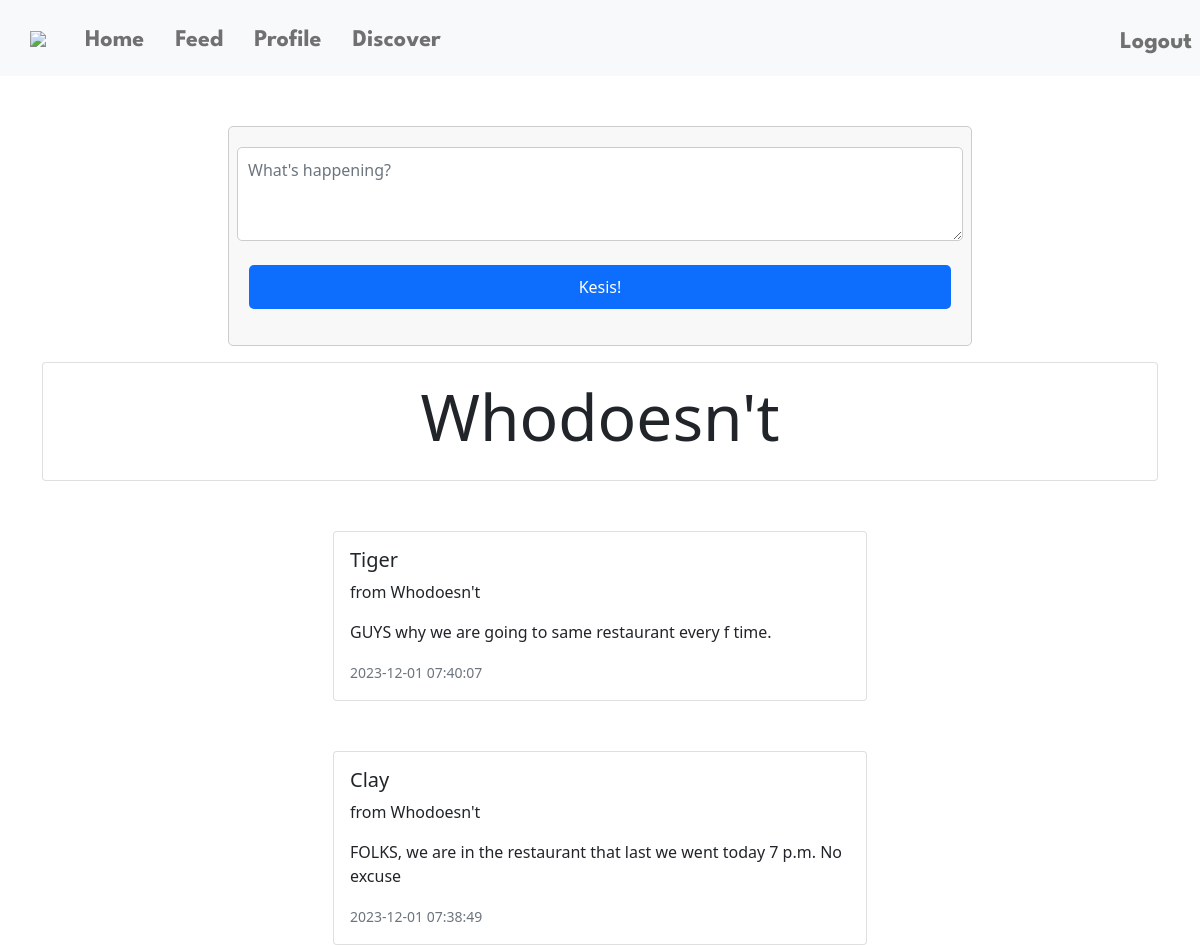
The app's page /groups/Whodoesn't (signed in) with its own data.
### tables this page shows
CREATE TABLE groups (
group_id INTEGER PRIMARY KEY AUTOINCREMENT NOT NULL,
group_name TEXT NOT NULL,
group_pass TEXT NOT NULL);

CREATE TABLE posts (
post_id INTEGER PRIMARY KEY AUTOINCREMENT NOT NULL,
user_id INTEGER NOT NULL,
group_id INTEGER NOT NULL, content TEXT, date TIMESTAMP DEFAULT CURRENT_TIMESTAMP,
FOREIGN KEY (user_id) REFERENCES users(id),
FOREIGN KEY (group_id) REFERENCES groups(group_id));

CREATE TABLE users (
id INTEGER PRIMARY KEY AUTOINCREMENT NOT NULL,
username TEXT NOT NULL,
hash TEXT NOT NULL,
birthday DATE NOT NULL);

### app.py (the view, shortened to what this page needs)
@app.route("/groups/<group_name>", methods=["GET", "POST"])
@login_required
def group_details(group_name):
    if request.method == "GET":
        all_groups = db.execute("SELECT group_name FROM groups")
        if not any(d['group_name'] == group_name for d in all_groups):
            flash("There is no such a group.", category='error')
            return redirect("/groups")
        user_groups = db.execute("SELECT group_name FROM groups WHERE group_id IN (SELECT group_id FROM group_members WHERE user_id = ?)", session["user_id"])
        eligible = 0
        for group in user_groups:
            if group_name == group["group_name"]:
                eligible = 1
        if eligible == 1:
            users_posts = db.execute("SELECT USERS.username, GROUPS.group_name, POSTS.content, POSTS.date FROM posts JOIN users ON USERS.id = POSTS.user_id JOIN groups ON GROUPS.group_id = POSTS.group_id WHERE GROUPS.group_name = ? ", group_name)
            return render_template("group_detail.html", group_name = group_name ,users_posts=reversed(users_posts))
        else:
            return redirect(url_for('join', group_name = group_name))

### app.py (called while the page is built)
@app.after_request
def after_request(response):
    response.headers["Cache-Control"] = "no-cache, no-store, must-revalidate"
    response.headers["Expires"] = 0
    response.headers["Pragma"] = "no-cache"
    return response

### helpers.py (called while the page is built)
def login_required(f):
    @wraps(f)
    def decorated_function(*args, **kwargs):
        if session.get("user_id") is None:
            return redirect("/login")
        return f(*args, **kwargs)
    return decorated_function

### templates/group_detail.html (shortened to what this page needs)
{% extends "layout.html" %}
{% block main %}
    <div class = "container">
        <div class="row mb-3">
            <div>
                <form action="{{url_for('group_details', group_name = group_name)}}" method="post" class="col-8">
                    <div class="row mb-4">
                        <textarea class="form-control w-100" name="text" rows="3" placeholder ="What's happening?"></textarea>
                    </div>
                    <div class="mb-3" class="row">
                        <button type="submit" class="btn btn-primary">Kesis!</button>
                    </div>
                </form>
            </div>
        </div>
        <div class="card">
            <div class="card-body">
                <h1 class = "display-3 align-middle"> {{group_name}} </h1>
            </div>
        </div>
        {% for post in users_posts %}
            <div class="container">
                <div class="row">
                <div class="col-md-6 offset-md-3">
                    <div class="card">
                    <div class="card-body">
                        <h5 class="card-title">{{post["username"]}} </h5>
                        <p class="font-italic">from {{post["group_name"]}}</p>
                        <p class="card-text">{{post["content"]}}</p>
                        <p class="card-text"><small class="text-muted">{{post["date"]}}</small></p>
                    </div>
                    </div>
                </div>
                </div>
            </div>
        {% endfor %}
    </div>
{% endblock %}

### static/styles.css (style rules this page uses)
form { width: 300px; margin: 0 auto; padding: 20px; border: 1px solid #ccc; border-radius: 5px; background-color: #f8f8f8; }
.form-control { width: 100%; padding: 10px; border: 1px solid #ccc; border-radius: 5px; }
.btn { width: 100%; padding: 10px; color: #fff; border: none; border-radius: 5px; }
.container { margin-top: 50px; }
.align-middle { display: flex; align-items: center; justify-content: center; }

### records on screen
groups: group_name "Whodoesn't"
posts: username "Tiger", group_name "Whodoesn't", content "GUYS why we are going to same restaurant every f time.", date "2023-12-01 07:40:07"
posts: username "Clay", group_name "Whodoesn't", content "FOLKS, we are in the restaurant that last we went today 7 p.m. No excuse", date "2023-12-01 07:38:49"
